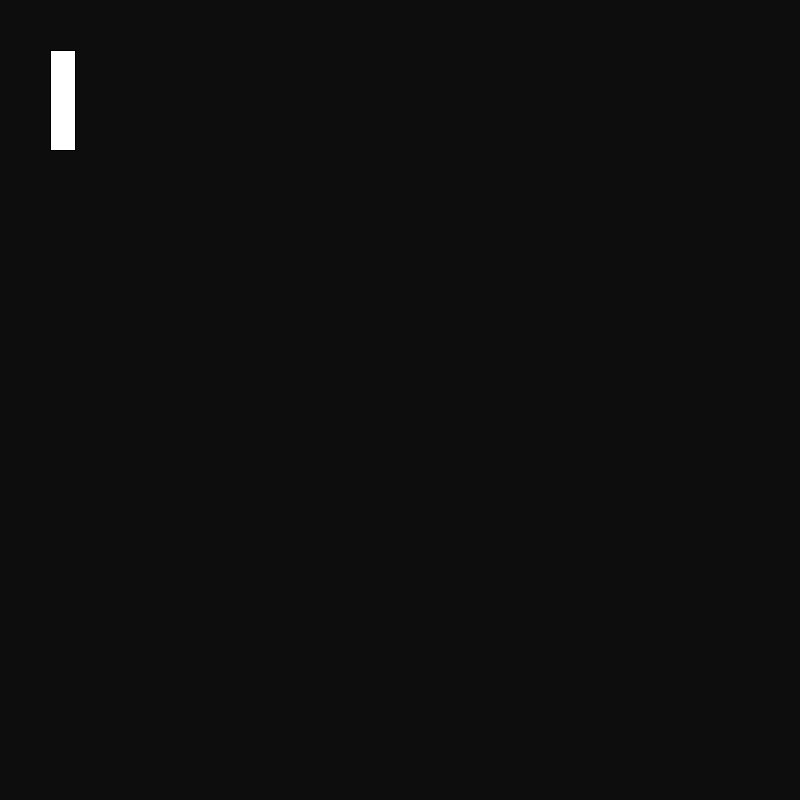
Frame 1 (no input)
Frame 60 (the mouse pressed at the canvas centre just before this capture): identical to frame 1, image omitted
Frame 120 (the mouse held since frame 60 and released just before this capture): identical to frame 1, image omitted

The Processing sketch that drew this single still picture (run headless with seeded random() and noise(); from frame 60 on, the mouse is pressed at the canvas centre):

// Processing sketch: rectcollect
// ── rectcollect.pde
int padding = 50;

void setup() {
  background(13);
  size(800, 800);
} 

void draw() {
  translate(padding, padding);
  
  push();
  stroke(0);
  for (int i = 0; i < 10; i++) {
    rect(0, 0, 25, 100);
  }
  pop();
}
